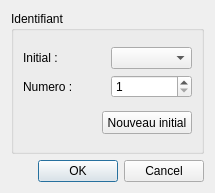
<?xml version="1.0" encoding="UTF-8"?>
<ui version="4.0">
 <class>BDModifierUneChambre</class>
 <widget class="QDialog" name="BDModifierUneChambre">
  <property name="geometry">
   <rect>
    <x>0</x>
    <y>0</y>
    <width>215</width>
    <height>193</height>
   </rect>
  </property>
  <property name="windowTitle">
   <string>Dialog</string>
  </property>
  <property name="windowIcon">
   <iconset resource="images.qrc">
    <normaloff>:/images/logo.png</normaloff>:/images/logo.png</iconset>
  </property>
  <layout class="QGridLayout" name="gridLayout">
   <item row="0" column="0">
    <widget class="QGroupBox" name="groupBox">
     <property name="title">
      <string>Identifiant</string>
     </property>
     <layout class="QVBoxLayout" name="verticalLayout_2">
      <item>
       <layout class="QVBoxLayout" name="verticalLayout">
        <item>
         <layout class="QHBoxLayout" name="horizontalLayout_2">
          <item>
           <widget class="QLabel" name="label">
            <property name="text">
             <string>Initial :</string>
            </property>
           </widget>
          </item>
          <item>
           <widget class="QComboBox" name="comboBoxInitial"/>
          </item>
         </layout>
        </item>
        <item>
         <layout class="QHBoxLayout" name="horizontalLayout_3">
          <item>
           <widget class="QLabel" name="label_3">
            <property name="text">
             <string>Numero :</string>
            </property>
           </widget>
          </item>
          <item>
           <widget class="QSpinBox" name="spinBoxNumero">
            <property name="minimum">
             <number>1</number>
            </property>
            <property name="maximum">
             <number>1000</number>
            </property>
           </widget>
          </item>
         </layout>
        </item>
       </layout>
      </item>
      <item>
       <widget class="QPushButton" name="btn_nouveauInitial">
        <property name="maximumSize">
         <size>
          <width>90</width>
          <height>23</height>
         </size>
        </property>
        <property name="layoutDirection">
         <enum>Qt::RightToLeft</enum>
        </property>
        <property name="text">
         <string>Nouveau initial</string>
        </property>
       </widget>
      </item>
     </layout>
    </widget>
   </item>
   <item row="1" column="0">
    <widget class="QDialogButtonBox" name="buttonBox">
     <property name="orientation">
      <enum>Qt::Horizontal</enum>
     </property>
     <property name="standardButtons">
      <set>QDialogButtonBox::Cancel|QDialogButtonBox::Ok</set>
     </property>
    </widget>
   </item>
  </layout>
 </widget>
 <resources>
  <include location="images.qrc"/>
 </resources>
 <connections>
  <connection>
   <sender>buttonBox</sender>
   <signal>accepted()</signal>
   <receiver>BDModifierUneChambre</receiver>
   <slot>accept()</slot>
   <hints>
    <hint type="sourcelabel">
     <x>248</x>
     <y>254</y>
    </hint>
    <hint type="destinationlabel">
     <x>157</x>
     <y>274</y>
    </hint>
   </hints>
  </connection>
  <connection>
   <sender>buttonBox</sender>
   <signal>rejected()</signal>
   <receiver>BDModifierUneChambre</receiver>
   <slot>reject()</slot>
   <hints>
    <hint type="sourcelabel">
     <x>316</x>
     <y>260</y>
    </hint>
    <hint type="destinationlabel">
     <x>286</x>
     <y>274</y>
    </hint>
   </hints>
  </connection>
 </connections>
</ui>
